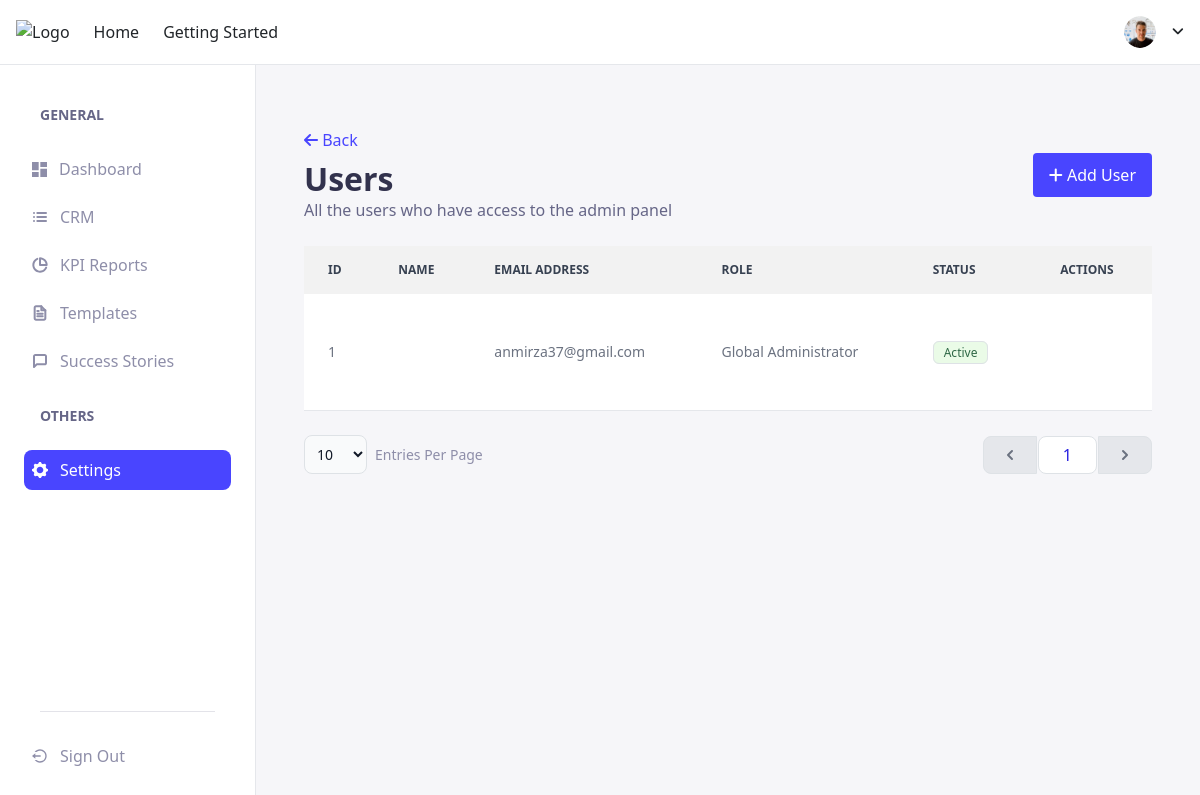
Page /settings/users/ on the earlier database version.
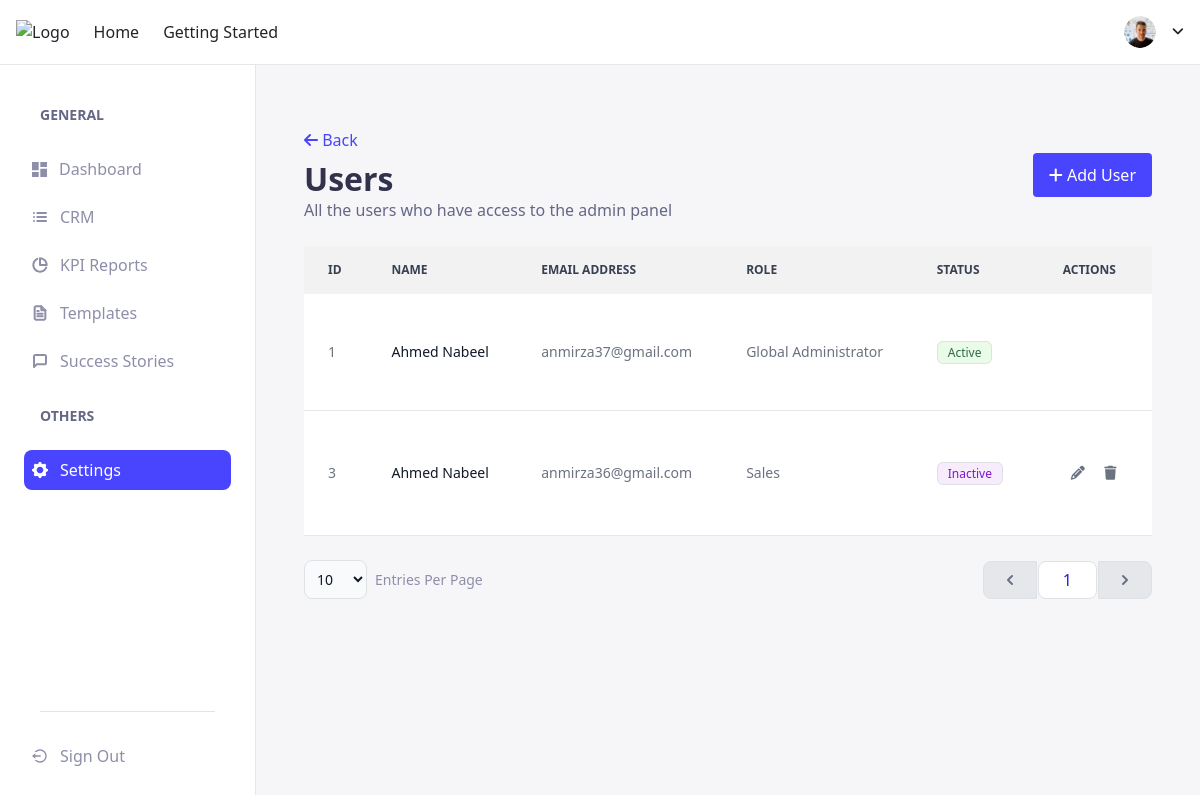
Same page on the later database version.
### core/models/custom_user_model.py (models this page shows, shortened)
class UserAccount(AbstractUser, PermissionsMixin):
    email = models.EmailField(max_length=255, unique=True)
    username = models.CharField(
        max_length=255, unique=False, blank=True, null=True)
    first_name = models.CharField(max_length=255, null=False, blank=False)
    last_name = models.CharField(max_length=255, null=False, blank=False)
    role = models.ForeignKey(
        Role, on_delete=models.SET_DEFAULT, default=1, null=False, blank=False)
    objects = UserAccountManager()
    USERNAME_FIELD = 'email'
    EMAIL_FIELD = 'email'
    REQUIRED_FIELDS = ['first_name', 'last_name']

### core/models/roles_models.py (models this page shows, shortened)
class Role(models.Model):
    name = models.CharField(max_length=10,
                            blank=False, null=False)
    description = models.TextField(blank=True, null=True)

### core/views/dashboard_view.py (the view)
# urls.py: path('settings/users/', views.user_listing, name='users'),
def user_listing(request):
    my_model = User.objects.all()
    if request.method == 'POST':
        page_n = request.POST.get('page_n', None)
        page_size = request.POST.get('size', None)
        if page_n is not None and page_size is not None:
            paginatorr = Paginator(my_model, page_size)
            results = list(paginatorr.page(
                page_n).object_list.values('id', 'first_name', 'last_name', 'email', 'role__name', 'role', 'is_active'))
            users = paginatorr.page(page_n)
            has_next = users.has_next()
            has_previous = users.has_previous()
            next_page_number = users.next_page_number() if has_next else None
            num_pages = users.paginator.num_pages
            numbers = users.number
            page_range = list(users.paginator.page_range)
            previous_page_number = users.previous_page_number() if has_previous else None
            context = {
                'has_next': has_next,
                'has_previous': has_previous,
                'next_page_number': next_page_number,
                'num_pages': num_pages,
                'current_page_number': numbers,
                'page_range': page_range,
                'previous_page_number': previous_page_number
            }
        else:
            paginatorr = Paginator(my_model, page_size)
            results = list(paginatorr.page(1).object_list.values(
                'id', 'first_name', 'last_name', 'email', 'role__name', 'role', 'is_active'))
            users = paginatorr.page(1)
            has_next = users.has_next()
            has_previous = users.has_previous()
            next_page_number = users.next_page_number() if has_next else None
            num_pages = users.paginator.num_pages
            numbers = users.number
            page_range = list(users.paginator.page_range)
            previous_page_number = users.previous_page_number() if has_previous else None
            context = {
                'has_next': has_next,
                'has_previous': has_previous,
                'next_page_number': next_page_number,
                'num_pages': num_pages,
                'current_page_number': numbers,
                'page_range': page_range,
                'previous_page_number': previous_page_number
            }
        return JsonResponse({"results": results, 'context': context})
    else:
        number_of_item = 2
        paginatorr = Paginator(my_model, number_of_item)
        first_page = paginatorr.page(1).object_list
        page_range = paginatorr.page_range
        hasPrevios = paginatorr.page(1).has_previous
        hasNext = paginatorr.page(1).has_next
        users = paginatorr.page(1)
        context = {
            'users': users,
            'has_previos': hasPrevios,
            'has_next': hasNext,
            'first_page': first_page,
            'page_range': page_range,
            'page_size': number_of_item
        }
    return render(request, 'users.html', context)

### core/templates/users.html (shortened to what this page needs)
{% extends 'base.html' %} {% load static %} {% block title %}Users{% endblock %}
{% block content %}
<div>
  <div class="flex justify-between items-center mb-4">
    <div>
      <button onclick="goBack()" class="text-[#4945FF] pb-2" id="backButton2">
        <i class="fa fa-arrow-left"></i> Back
      </button>
      <h1 class="text-[#32324D] font-[700] text-[32px]">Users</h1>
      <p class="text-[#666687] font-[400] text-[16px]">
        All the users who have access to the admin panel
      </p>
    </div>
    <a
      href="{% url 'add-user' %}"
      id="addUserButton"
      class="hover:bg-[#27329f] text-[#ffffff] bg-[#4945FF] px-[16px] py-[10px] rounded-[4px]"
    >
      <i class="fa fa-plus"></i> Add User
    </a>
  </div>
  <div class="sm:rounded-lg">
    <table class="w-full text-sm text-left text-gray-500">
      <thead class="text-xs text-gray-700 uppercase bg-[#f2f2f2]">
        <tr>
          <th scope="col" class="px-6 py-3">ID</th>
          <th scope="col" class="px-6 py-3">NAME</th>
          <th scope="col" class="px-6 py-3">EMAIL ADDRESS</th>
          <th scope="col" class="px-6 py-3">ROLE</th>
          <th scope="col" class="px-6 py-3">STATUS</th>
          <th scope="col" class="px-6 py-3">ACTIONS</th>
        </tr>
      </thead>
      <tbody id="userTable">
        {% for i in first_page %}
        <tr class="bg-white border-b">
          <td class="px-6 py-5">{{i.id}}</td>
          <th
            scope="row"
            class="px-6 py-4 font-medium text-gray-900 whitespace-nowrap"
          >
            {{i.first_name}} {{i.last_name}}
          </th>
          <td class="px-6 py-5">{{i.email}}</td>
          <td class="px-6 py-5">{{i.role.name}}</td>
          <td class="px-6 py-5">
            {% if i.is_active %}
            <span
              class="bg-[#EAFBE7] border-[#C6F0C2] border text-[#2F6846] text-xs font-medium mr-2 px-2.5 py-0.5 rounded"
              >Active</span
            >
            {% else %}
            <span
              class="bg-[#F6ECFC] text-[#8312D1] border-[#E0C1F4] border text-xs font-medium mr-2 px-2.5 py-0.5 rounded"
              >Inactive</span
            >
            {% endif %}
          </td>
          <td class="px-6 py-5">
            {% if i.role.name != 'Global Administrator' %}
            <a
              href="{% url 'edit-user' i.id %}"
              class="font-medium rounded-full py-1 px-2"
              ><i class="fa fa-pencil"></i
            ></a>
            <button data-modal-target="{{i.id}}" data-modal-toggle="{{i.id}}" data-modal="{{i.id}}" class="font-medium rounded-full py-1 px-2 hover:text-[#4945FF]"
              ><i class="fa fa-trash"></i
            ></button>
            {% endif %}
          </td>
        </tr>
        {% endfor %}
      </tbody>
    </table>
  </div>
    <nav
      class="flex items-center justify-between pt-4"
      aria-label="Table navigation"
    >
      <div class="flex items-center">
        <select
          id="select"
          class="block p-2 text-sm text-gray-900 border border-[#EAEAEF] rounded-lg bg-gray-50 focus:ring-blue-500 focus:border-blue-500"
        >
          <option value="2">10</option>
        </select>
        <label
          for="select"
          class="block ml-2 text-sm font-medium text-[#8E8EA9]"
          >Entries Per Page</label
        >
      </div>
      <ul class="paginator inline-flex items-center space-x-px">
        {% if users.has_previous %}
        <li>
          <a
            href="{{users.previous_page_number}}"
            class="ajax-page block px-3 py-2 ml-0 leading-tight text-gray-500 bg-white border border-gray-300 rounded-l-lg hover:bg-gray-100 hover:text-gray-700"
          >
            <span class="sr-only">Previous</span>
            <svg
              class="w-5 h-5"
              aria-hidden="true"
              fill="currentColor"
              viewBox="0 0 20 20"
              xmlns="http://www.w3.org/2000/svg"
            >
              <path
                fill-rule="evenodd"
                d="M12.707 5.293a1 1 0 010 1.414L9.414 10l3.293 3.293a1 1 0 01-1.414 1.414l-4-4a1 1 0 010-1.414l4-4a1 1 0 011.414 0z"
                clip-rule="evenodd"
              ></path>
            </svg>
          </a>
        </li>
        {% else %}
        <li>
          <a
            disabled
            class="block px-3 py-2 ml-0 leading-tight text-gray-500 bg-gray-200 border border-gray-300 rounded-l-lg"
          >
            <svg
              class="w-5 h-5"
              aria-hidden="true"
              fill="currentColor"
              viewBox="0 0 20 20"
              xmlns="http://www.w3.org/2000/svg"
            >
              <path
                fill-rule="evenodd"
                d="M12.707 5.293a1 1 0 010 1.414L9.414 10l3.293 3.293a1 1 0 01-1.414 1.414l-4-4a1 1 0 010-1.414l4-4a1 1 0 011.414 0z"
                clip-rule="evenodd"
              ></path>
            </svg>
          </a>
        </li>
        {% endif %}
        <li>
          <p
            class="px-4 py-1.5 bg-[#ffffff] border-gray-400 border rounded-lg text-[#271FE0]"
          >
            {{users.number}}
          </p>
        </li>
        {% if users.has_next %}
        <li>
          <a
            href="{{users.next_page_number}}"
            class="ajax-page block px-3 py-2 leading-tight text-gray-500 bg-white border border-gray-300 rounded-r-lg hover:bg-gray-100 hover:text-gray-700"
          >
            <span class="sr-only">Next</span>
            <svg
              class="w-5 h-5"
              aria-hidden="true"
              fill="currentColor"
              viewBox="0 0 20 20"
              xmlns="http://www.w3.org/2000/svg"
            >
              <path
                fill-rule="evenodd"
                d="M7.293 14.707a1 1 0 010-1.414L10.586 10 7.293 6.707a1 1 0 011.414-1.414l4 4a1 1 0 010 1.414l-4 4a1 1 0 01-1.414 0z"
                clip-rule="evenodd"
              ></path>
            </svg>
          </a>
        </li>
        {%else%}
        <li>
          <a
            disabled
            class="block px-3 py-2 ml-0 leading-tight text-gray-500 bg-gray-200 border border-gray-300 rounded-r-lg"
          >
            <svg
              class="w-5 h-5"
              aria-hidden="true"
              fill="currentColor"
              viewBox="0 0 20 20"
              xmlns="http://www.w3.org/2000/svg"
            >
              <path
                fill-rule="evenodd"
                d="M7.293 14.707a1 1 0 010-1.414L10.586 10 7.293 6.707a1 1 0 011.414-1.414l4 4a1 1 0 010 1.414l-4 4a1 1 0 01-1.414 0z"
                clip-rule="evenodd"
              ></path>
            </svg>
          </a>
        </li>
        {% endif %}
      </ul>
    </nav>
  </div>
</div>
{% endblock %}

### core/templates/base.html (shortened to what this page needs)
{% load static %}
<!DOCTYPE html>
<html lang="en">
  <head>
    <script src="https://cdn.tailwindcss.com"></script>
    <link
      rel="stylesheet"
      href="https://cdn.jsdelivr.net/npm/swiper@9/swiper-bundle.min.css"
    />
    <link rel="stylesheet" href="{% static 'css/styles.css' %}" />
    <link
      rel="stylesheet"
      href="https://cdnjs.cloudflare.com/ajax/libs/font-awesome/6.4.0/css/all.min.css"
    />
    <link
      rel="stylesheet"
      href="https://cdnjs.cloudflare.com/ajax/libs/bootstrap/5.2.1/css/bootstrap.min.css"
    />
  </head>
  <body class="bg-[#F6F6F9] max-h-[100vh]">
    {% if is_auth_page %} {% else %} {% include 'navbar.html' %} {% include 'sidebar.html' %} {% endif %} {% if not is_auth_page %}
    <div class="p-4 sm:ml-64">
      <div class="p-4 mt-20" id="settingsContainer">
        {% block content %} {% endblock %}
      </div>
    {% endif %} {% block authPages %} {% endblock %}
  </body>
</html>

### core/templates/navbar.html (shortened to what this page needs)
{%load static%} {% url 'dashboard' as dashboard %}
<nav
  class="fixed top-0 z-50 w-full bg-white border-b border-gray-200 dark:bg-gray-800 dark:border-gray-700"
>
  <div class="px-3 py-3 lg:px-5 lg:pl-3">
    <div class="flex items-center justify-between">
      <div class="flex justify-between items-center">
        <img src="{% static 'img/logo2.svg' %}" alt="Logo" class="" />
        <a
          href="#"
          class="{% if request.path == dashboard %}active-nav{% endif %} px-6 md:block hidden hover:text-[#4945FF]"
          >Home</a
        >
        <a href="#" class="md:block hidden hover:text-[#4945FF]"
          >Getting Started</a
        >
      </div>
      <div class="flex items-center">
        <div class="flex items-center ml-3">
          <div>
            <button
              type="button"
              class="flex text-sm items-center"
              aria-expanded="false"
              data-dropdown-toggle="dropdown-user"
            >
              <img
                class="w-8 h-8 rounded-full"
                src="{% static 'img/image.png' %}"
                alt="user photo"
              />
              <i class="fa fa-angle-down md:block hidden"></i>
            </button>
          </div>
        </div>
      </div>
    </div>
  </div>
</nav>

### core/templates/sidebar.html (shortened to what this page needs)
{% url 'dashboard' as dashboard %} {% url 'settings' as settings %}
{% url 'users' as users %} {% url 'add-user' as adduser %}
{% url 'roles' as roles %}
<aside
  id="logo-sidebar"
  class="fixed top-0 left-0 z-40 w-64 h-screen pt-20 transition-transform -translate-x-full bg-white border-r border-gray-200 sm:translate-x-0 dark:bg-gray-800 dark:border-gray-700"
  aria-label="Sidebar"
>
  <div
    class="h-full flex flex-col justify-between px-3 pb-4 overflow-y-auto bg-white dark:bg-gray-800"
  >
    <div class="text-[#8E8EA9]">
      <p class="p-4 font-[700] text-[14px] text-[#666687]">GENERAL</p>
      <ul class="space-y-2 font-medium px-2">
        <li>
          <a
            href="{% url 'dashboard' %}"
            class="{% if request.path == dashboard %}active-dashboard{% endif %} flex items-center p-2 rounded-lg hover:bg-[#4945FF] hover:text-[#ffffff]"
          >
            <svg
              width="15"
              height="15"
              viewBox="0 0 12 12"
              fill="currentColor"
              xmlns="http://www.w3.org/2000/svg"
            >
              <path
                d="M0 6.66667H5.33333V0H0V6.66667ZM0 12H5.33333V8H0V12ZM6.66667 12H12V5.33333H6.66667V12ZM6.66667 0V4H12V0H6.66667Z"
              />
            </svg>
            <span class="ml-3">Dashboard</span>
          </a>
        </li>
        <li>
          <a
            href="#"
            class="flex items-center p-2 rounded-lg hover:bg-[#4945FF] hover:text-[#ffffff]"
          >
            <span class="ml-3">CRM</span>
          </a>
        </li>
        <li>
          <a
            href="#"
            class="flex items-center p-2 rounded-lg hover:bg-[#4945FF] hover:text-[#ffffff]"
          >
            <span class="ml-3">KPI Reports</span>
          </a>
        </li>
        <li>
          <a
            href="#"
            class="flex items-center p-2 rounded-lg hover:bg-[#4945FF] hover:text-[#ffffff]"
          >
            <span class="ml-3">Templates</span>
          </a>
        </li>
        <li>
          <a
            href="#"
            class="flex items-center p-2 rounded-lg hover:bg-[#4945FF] hover:text-[#ffffff]"
          >
            <span class="ml-3">Success Stories</span>
          </a>
        </li>
      </ul>
      <p class="p-4 font-[700] text-[14px] text-[#666687]">OTHERS</p>
      <ul class="space-y-2 font-medium px-2">
        <li>
          <a
            href="{% url 'settings' %}"
            class="{% if request.path == settings or request.path == roles or request.path == users or request.path == adduser %}active-dashboard{% endif %} flex items-center p-2 rounded-lg hover:bg-[#4945FF] hover:text-[#ffffff]"
          >
            <span class="ml-3">Settings</span>
          </a>
        </li>
      </ul>
    </div>
    <div class="text-[#8E8EA9]">
      <hr class="h-[1.5px] my-4 mx-4 bg-[#8E8EA9] border-0" />
      <ul class="space-y-2 font-medium px-2">
        <li>
          <a
            href="{% url 'logout' %}"
            class="flex items-center p-2 rounded-lg hover:text-[#666687]"
          >
            <span class="ml-3">Sign Out</span>
          </a>
        </li>
      </ul>
    </div>
  </div>
</aside>

### static/css/styles.css (style rules this page uses)
.active-dashboard { background: #4945ff; color: white; }

Differences in the rows shown:
changed UserAccount "anmirza37@gmail.com": first_name (not shown) → "Ahmed"; last_name (not shown) → "Nabeel"
added UserAccount: id "3", first_name "Ahmed", last_name "Nabeel", email "anmirza36@gmail.com", role.name "Sales", is_active "Inactive"
